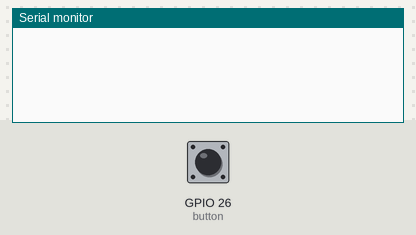
Bench run of a program on a simulated ESP32. Shown: the last lines printed to the serial monitor. Inputs (shaded band) come from the test bench; at power-on: GPIO 26 (button) HIGH.

Above: at 1.2 s.
1.3 s: GPIO 26 (button) pulled LOW for 0.15 s
At 2.5 s:
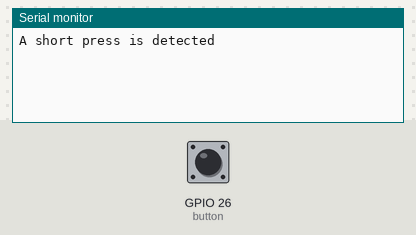
3.0 s: GPIO 26 (button) pulled LOW for 3.2 s
At 5.1 s:
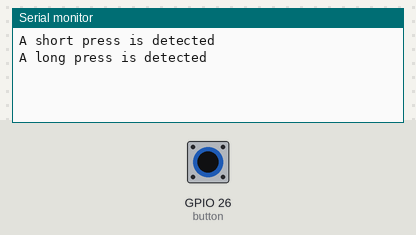

The program:

main.cpp
```cpp
#include <Arduino.h>
#include <ezButton.h>


//#define BUTTON_PIN 26        // GPIO26 pin connected to button
#define SHORT_PRESS_TIME 1000 // 1000 milliseconds
#define LONG_PRESS_TIME 1000 // 1000 milliseconds

ezButton button(26); // create ezButton object that allows that attach to pin GPIO26

// Variables will change:
unsigned long pressedTime = 0;
unsigned long releasedTime = 0;
bool isPressing = false;
bool isLongDetected = false;

void setup() {
  Serial.begin(9600);
  button.setDebounceTime(50); // set debounce time to 50s
}

void loop() {
  // read the state of the switch/button
  button.loop(); // MUST call the loop() function first

  if (button.isPressed()) {
    pressedTime = millis();
    isPressing = true;
    isLongDetected = false;
  }

  if (button.isReleased()) {
    isPressing = false;
    releasedTime = millis();


    long pressDuration = releasedTime - pressedTime;

    if (pressDuration < SHORT_PRESS_TIME)
      Serial.println("A short press is detected");
  }

  if (isPressing == true && isLongDetected == false) {
    long pressDuration = millis() - pressedTime;

    if (pressDuration > LONG_PRESS_TIME) {
      Serial.println("A long press is detected");
      isLongDetected = true;
    }
  }
}
```

Measured:
- after the input at 1.3 s, the serial monitor: prints a new line after 0.20 s (image 1)
- after the input at 3.0 s, the serial monitor: prints a new line after 1.1 s (image 2)
